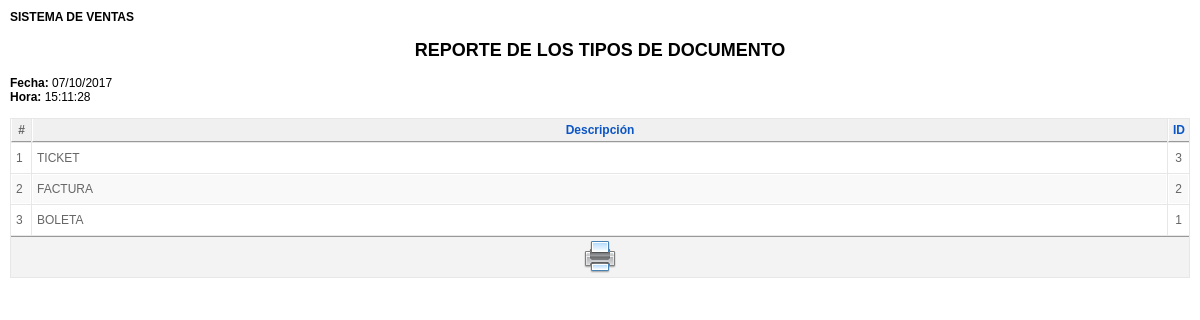
/tipo_documento/imprimir_tipodocumento.php (signed in), run on the app's committed database.
### tables this page shows
CREATE TABLE IF NOT EXISTS `tipodocumento` (
  `IdTipoDocumento` int(11) NOT NULL AUTO_INCREMENT,
  `Descripcion` varchar(80) NOT NULL,
  PRIMARY KEY (`IdTipoDocumento`)
);

### clases/clsTipoDocumento.php (called while the page is built, shortened)
<?php
include_once("clsConexion.php");
class clsTipoDocumento{
function consultarTipoDocumentoPorParametro($criterio,$busqueda,$limite){
   $con = new clsConexion;
   if($con->conectarse()==true){
     $query = "CALL SP_S_TipoDocumentoPorParametro('$criterio','$busqueda','$limite')";
	 $result = @mysql_query($query);
	 if (!$result)
	   return false;
	 else
	   return $result;
   }
 }
}
?>

### clases/clsConexion.php (called while the page is built, shortened)
<?php
class clsConexion{
	 function conectarse() {
		   return true;
	 }
}
?>

### tipo_documento/imprimir_tipodocumento.php (the view, shortened to what this page needs)
<html>
<head>
<link href="../css/general.css" rel="stylesheet" type="text/css">
</head>
<body>
<?php
    if(isset($_SESSION["usuario"])){
?>
<?php
include_once("../clases/clsTipoDocumento.php");
$busqueda=$_GET["busqueda"];
$objTipoDocumento=new clsTipoDocumento;
$result=$objTipoDocumento->consultarTipoDocumentoPorParametro('descripcion',$busqueda,'');
?>
<H4>SISTEMA DE VENTAS</H4>
<center><B><H2>REPORTE DE LOS TIPOS DE DOCUMENTO</H2></B></center>
<?php
echo "<b>Fecha: </b>".date('d/m/Y')."<br>";
echo "<b>Hora: </b>".date('H:i:s')."<br >";
?>
<table class="adminlist" cellspacing="1">
  <thead>
<tr>
	<th>#</th>
	<th><a href="#">Descripción</a></th>
	<th><a href="#">ID</a></th>
</tr>
</thead>
<tbody class="adminlist">
<?php
$c=0;
$i=0;
while($row=mysql_fetch_array($result)){
	$i=$i+1;
	if ($c==1){
	echo "<tr class='row1'>";
		$c=2;
	}else{
	    	echo "<tr class='row0'>";
		$c=1;
	}
	echo "<td width='10'>".$i."</td>";
	echo "<td>".$row['Descripcion']."</td>";
	echo "<td width='1%' align='center'>".$row['IdTipoDocumento']."</td>";
	echo "</tr>";
}
?>
</tbody>
		<tfoot>
			<tr>
				<td colspan="13">
                <a href="#" onClick="window.print();return false;"><img src="../img/header/printer.png" border="0" style="cursor:pointer" title="Imprimir"></a>
              </td>
			</tr>
		</tfoot>
</table>
<?php
    } else {
        header("Location:../index.php");
    }
?>
</body>
</html>

### css/general.css (style rules this page uses)
body { margin: 10px; padding: 0; background-image: url(../img/fondo.png); background-repeat: repeat; padding-bottom: 1px; font-size: 11px; }
body, td, th { font-family: Arial, Helvetica, sans-serif; font-size:12px; }
a:link { color: #0B55C4; text-decoration: none; }
table.adminlist { width: 100%; border-spacing: 1px; background-color: #e7e7e7; color: #666; font-size:12px; }
table.adminlist td, table.adminlist th { padding: 4px; }
table.adminlist thead th { text-align: center; background: #f0f0f0; color: #666; border-bottom: 1px solid #999; border-left: 1px solid #fff; }
table.adminlist tbody tr { background-color: #fff; text-align: left; }
table.adminlist tbody tr.row1 { background: #f9f9f9; border-top: 1px solid #fff; }
table.adminlist tbody tr td { height: 30px; background: #fff; border: 1px solid #fff; }
table.adminlist tbody tr.row1 td { background: #f9f9f9; border-top: 1px solid #FFF; }
table.adminlist tfoot tr { text-align: center; color: #333; }
table.adminlist tfoot td, table.adminlist tfoot th { background-color: #f3f3f3; border-top: 1px solid #999; text-align: center; }

### data on the page
tipodocumento: Descripcion "TICKET", IdTipoDocumento "3"
tipodocumento: Descripcion "FACTURA", IdTipoDocumento "2"
tipodocumento: Descripcion "BOLETA", IdTipoDocumento "1"
